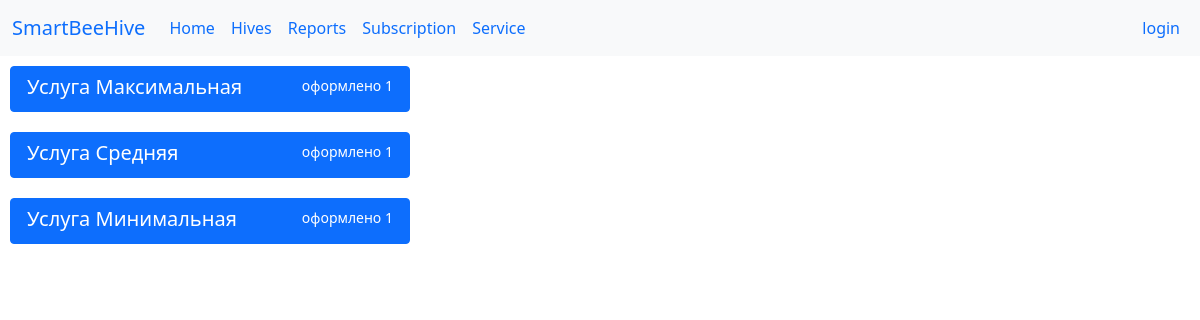
The app's page /service/ with its own data.
### hives/models.py (models this page shows, shortened)
class Service(models.Model):
    name = models.CharField(max_length=150, verbose_name='Название')
    count_of_request = models.IntegerField(verbose_name='Количество запросов')
    class Meta:
        ordering = ['-count_of_request']

### hives/views.py (the view)
# urls.py: path('service/', view_service_page),
def view_service_page(request):
    services = Service.objects.all()
    count_service = []
    for index, service in enumerate(Service.objects.all()):
        count_service.append(len(Subscription.objects.filter(service=service.pk)))
    return render(request, 'service.html', context={'count_service': count_service, 'services': services})

### templates/service.html
{% extends "base.html" %}
{% block content %}
    {% for service in services %}
        <div class="list-group" style="width:400px; margin: 10px 10px 10px 10px">
            <a href="/add_subscription/?service={{ service.name }}" class="list-group-item list-group-item-action active" aria-current="true">
                <div class="d-flex w-100 justify-content-between">
                    <h5 class="mb-1">Услуга {{ service.name }}</h5>
                    <small>оформлено {{ count_service.0 }}</small>
                </div>
            </a>
        </div>
    {% endfor %}
{% endblock %}

### records on screen
Service: name "Максимальная", count_service "1"
Service: name "Средняя", count_service "1"
Service: name "Минимальная", id "1"
